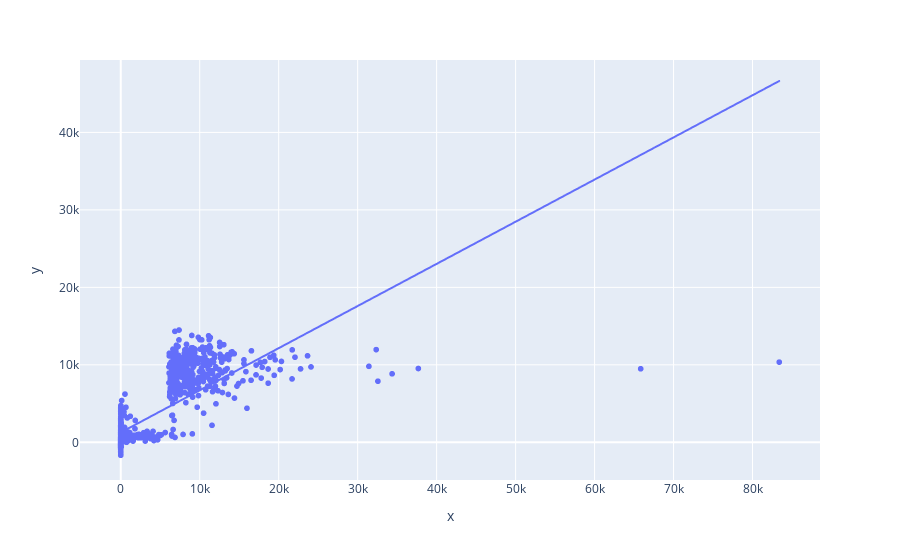

Notebook source saved alongside this figure:
### Code cell
import plotly.express as px
px.scatter(x=test_df['score'], y=predictions, trendline="ols")

### Figure 1 — Plotly figure (JSON) as saved in the notebook; plotly's stock layout.template omitted (floating-point values rounded to 4 significant figures; data arrays with more than 128 entries replaced by an {"elided": "..."} marker saying what was removed)
{"data": [{"hovertemplate": "x=%{x}<br>y=%{y}<extra></extra>", "legendgroup": "", "marker": {"color": "#636efa", "symbol": "circle"}, "mode": "markers", "name": "", "showlegend": false, "type": "scattergl", "x": {"elided": "1224 int values"}, "xaxis": "x", "y": {"elided": "1224 float values"}, "yaxis": "y"}, {"hovertemplate": "<b>OLS trendline</b><br>y = 0.544096 * x + 1269.65<br>R<sup>2</sup>=0.580989<br><br>x=%{x}<br>y=%{y} <b>(trend)</b><extra></extra>", "legendgroup": "", "marker": {"color": "#636efa", "symbol": "circle"}, "mode": "lines", "name": "", "showlegend": false, "type": "scattergl", "x": {"elided": "1224 int values"}, "xaxis": "x", "y": {"elided": "1224 float values"}, "yaxis": "y"}], "layout": {"legend": {"tracegroupgap": 0}, "margin": {"t": 60}, "xaxis": {"anchor": "y", "domain": [0, 1], "title": {"text": "x"}}, "yaxis": {"anchor": "x", "domain": [0, 1], "title": {"text": "y"}}}}
